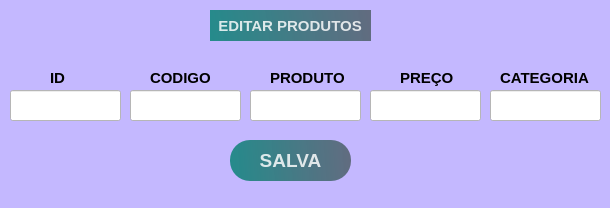
<?xml version="1.0" encoding="UTF-8"?>
<ui version="4.0">
 <class>MainWindow</class>
 <widget class="QMainWindow" name="MainWindow">
  <property name="geometry">
   <rect>
    <x>0</x>
    <y>0</y>
    <width>610</width>
    <height>208</height>
   </rect>
  </property>
  <property name="font">
   <font>
    <family>Arial</family>
    <pointsize>11</pointsize>
    <bold>true</bold>
   </font>
  </property>
  <property name="windowTitle">
   <string>MainWindow</string>
  </property>
  <property name="styleSheet">
   <string notr="true">background-color: rgb(196, 184, 255);</string>
  </property>
  <widget class="QWidget" name="centralwidget">
   <widget class="QLabel" name="label">
    <property name="geometry">
     <rect>
      <x>210</x>
      <y>10</y>
      <width>161</width>
      <height>31</height>
     </rect>
    </property>
    <property name="font">
     <font>
      <family>Arial</family>
      <pointsize>11</pointsize>
      <bold>true</bold>
     </font>
    </property>
    <property name="styleSheet">
     <string notr="true">background-color: qlineargradient(spread:pad, x1:0, y1:0.505682, x2:1, y2:0.477, stop:0 rgba(11, 131, 120, 219), stop:1 rgba(85, 98, 112, 226));
color:rgba(255, 255, 255, 210);
border-radius:20px;</string>
    </property>
    <property name="text">
     <string>  EDITAR PRODUTOS</string>
    </property>
   </widget>
   <widget class="QLineEdit" name="lineEdit">
    <property name="geometry">
     <rect>
      <x>10</x>
      <y>90</y>
      <width>111</width>
      <height>31</height>
     </rect>
    </property>
    <property name="font">
     <font>
      <family>Arial</family>
      <pointsize>12</pointsize>
      <bold>true</bold>
     </font>
    </property>
    <property name="styleSheet">
     <string notr="true">background-color: rgb(255, 255, 255);</string>
    </property>
   </widget>
   <widget class="QLineEdit" name="lineEdit_2">
    <property name="geometry">
     <rect>
      <x>130</x>
      <y>90</y>
      <width>111</width>
      <height>31</height>
     </rect>
    </property>
    <property name="font">
     <font>
      <family>Arial</family>
      <pointsize>12</pointsize>
      <bold>true</bold>
     </font>
    </property>
    <property name="styleSheet">
     <string notr="true">background-color: rgb(255, 255, 255);</string>
    </property>
   </widget>
   <widget class="QLineEdit" name="lineEdit_3">
    <property name="geometry">
     <rect>
      <x>250</x>
      <y>90</y>
      <width>111</width>
      <height>31</height>
     </rect>
    </property>
    <property name="font">
     <font>
      <family>Arial</family>
      <pointsize>11</pointsize>
      <bold>true</bold>
     </font>
    </property>
    <property name="styleSheet">
     <string notr="true">background-color: rgb(255, 255, 255);</string>
    </property>
   </widget>
   <widget class="QLineEdit" name="lineEdit_4">
    <property name="geometry">
     <rect>
      <x>370</x>
      <y>90</y>
      <width>111</width>
      <height>31</height>
     </rect>
    </property>
    <property name="font">
     <font>
      <family>Arial</family>
      <pointsize>11</pointsize>
      <bold>true</bold>
     </font>
    </property>
    <property name="styleSheet">
     <string notr="true">background-color: rgb(255, 255, 255);</string>
    </property>
   </widget>
   <widget class="QLineEdit" name="lineEdit_5">
    <property name="geometry">
     <rect>
      <x>490</x>
      <y>90</y>
      <width>111</width>
      <height>31</height>
     </rect>
    </property>
    <property name="font">
     <font>
      <family>Arial</family>
      <pointsize>11</pointsize>
      <bold>true</bold>
     </font>
    </property>
    <property name="styleSheet">
     <string notr="true">background-color: rgb(255, 255, 255);</string>
    </property>
   </widget>
   <widget class="QLabel" name="label_2">
    <property name="geometry">
     <rect>
      <x>50</x>
      <y>70</y>
      <width>31</width>
      <height>16</height>
     </rect>
    </property>
    <property name="font">
     <font>
      <family>Arial</family>
      <pointsize>11</pointsize>
      <bold>true</bold>
     </font>
    </property>
    <property name="text">
     <string>ID</string>
    </property>
   </widget>
   <widget class="QLabel" name="label_3">
    <property name="geometry">
     <rect>
      <x>150</x>
      <y>70</y>
      <width>61</width>
      <height>16</height>
     </rect>
    </property>
    <property name="font">
     <font>
      <family>Arial</family>
      <pointsize>11</pointsize>
      <bold>true</bold>
     </font>
    </property>
    <property name="text">
     <string>CODIGO</string>
    </property>
   </widget>
   <widget class="QLabel" name="label_4">
    <property name="geometry">
     <rect>
      <x>270</x>
      <y>70</y>
      <width>81</width>
      <height>16</height>
     </rect>
    </property>
    <property name="font">
     <font>
      <family>Arial</family>
      <pointsize>11</pointsize>
      <bold>true</bold>
     </font>
    </property>
    <property name="text">
     <string>PRODUTO</string>
    </property>
   </widget>
   <widget class="QLabel" name="label_5">
    <property name="geometry">
     <rect>
      <x>400</x>
      <y>70</y>
      <width>61</width>
      <height>16</height>
     </rect>
    </property>
    <property name="font">
     <font>
      <family>Arial</family>
      <pointsize>11</pointsize>
      <bold>true</bold>
     </font>
    </property>
    <property name="text">
     <string>PREÇO</string>
    </property>
   </widget>
   <widget class="QLabel" name="label_6">
    <property name="geometry">
     <rect>
      <x>500</x>
      <y>70</y>
      <width>91</width>
      <height>16</height>
     </rect>
    </property>
    <property name="font">
     <font>
      <family>Arial</family>
      <pointsize>11</pointsize>
      <bold>true</bold>
     </font>
    </property>
    <property name="text">
     <string>CATEGORIA</string>
    </property>
   </widget>
   <widget class="QPushButton" name="pushButton_3">
    <property name="geometry">
     <rect>
      <x>230</x>
      <y>140</y>
      <width>121</width>
      <height>41</height>
     </rect>
    </property>
    <property name="font">
     <font>
      <family>Arial</family>
      <pointsize>14</pointsize>
      <bold>true</bold>
     </font>
    </property>
    <property name="styleSheet">
     <string notr="true">background-color: qlineargradient(spread:pad, x1:0, y1:0.505682, x2:1, y2:0.477, stop:0 rgba(11, 131, 120, 219), stop:1 rgba(85, 98, 112, 226));
color:rgba(255, 255, 255, 210);
border-radius:20px;</string>
    </property>
    <property name="text">
     <string>SALVA</string>
    </property>
   </widget>
  </widget>
  <widget class="QStatusBar" name="statusbar"/>
 </widget>
 <resources/>
 <connections/>
</ui>
